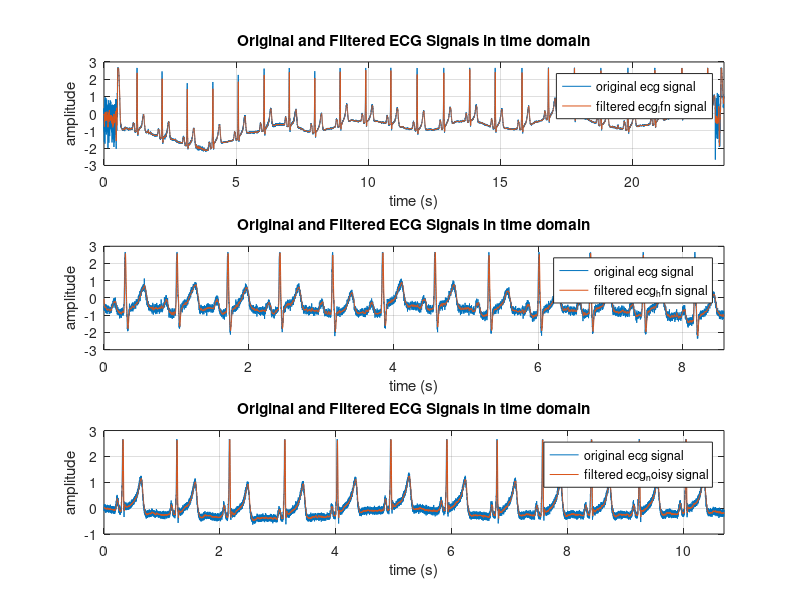
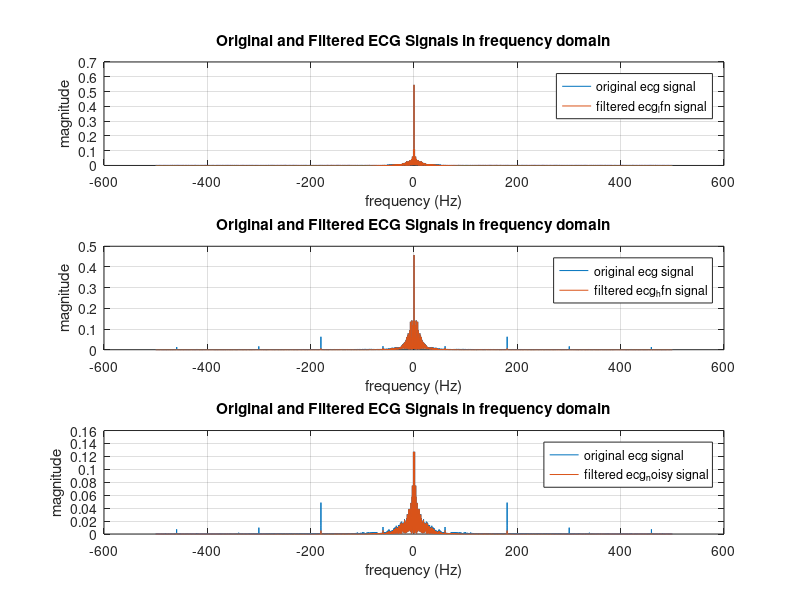
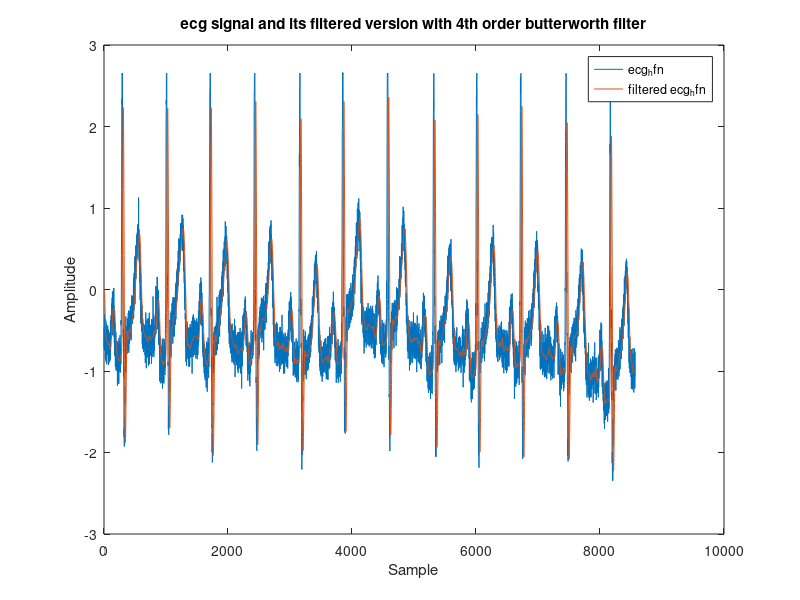
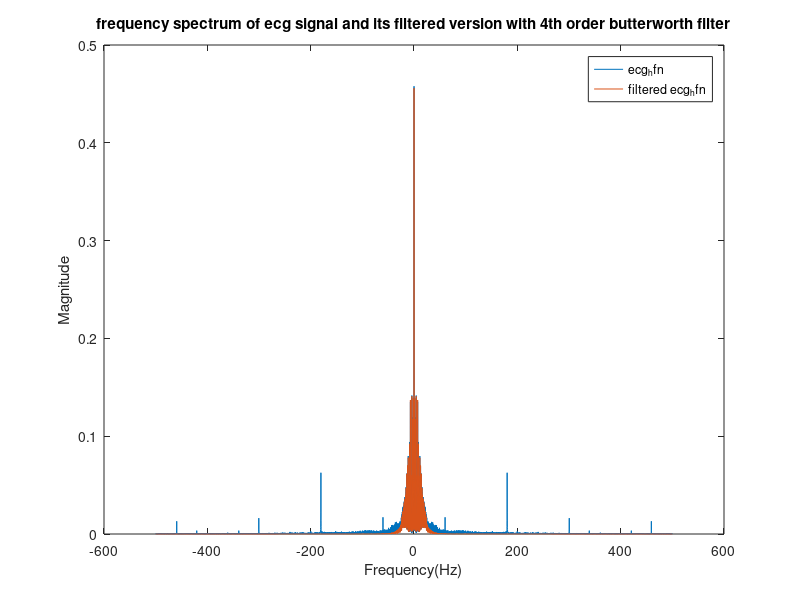

Write MATLAB code to recreate these figures, in order. (Note: this script raises an error after producing the figures.)
clc, clear, close all;
load('ecg_1.mat')
load('ecg_2.mat')
load('ecg_3.mat')

%FIR
% Applying a 10-point moving average filter
%% time domain
size_window = 10; % Defined window size of the filter
nom = ones(1,size_window); % nominator coefficient of the filter
denom = size_window; % denominator coefficient of the filter
ecg_lfn_filtered = filter(nom, denom, ecg_lfn);
ecg_hfn_filtered = filter(nom, denom, ecg_hfn);
ecg_noisy_filtered = filter(nom, denom, ecg_noisy);
N_lfn = length(ecg_lfn);
N_hfn = length(ecg_hfn);
N_noisy = length(ecg_noisy);
Fs = 1000; % sample frequency
Ts = 1/Fs;
t_lfn = 0:Ts:(N_lfn-1)*Ts;
t_hfn = 0:Ts:(N_hfn-1)*Ts;
t_noisy = 0:Ts:(N_noisy-1)*Ts;

figure;
subplot(311)
plot(t_lfn, ecg_lfn);
hold on;
plot(t_lfn, ecg_lfn_filtered);
grid on;
xlabel("time (s)");
ylabel("amplitude");
title('Original and Filtered ECG Signals in time domain');
legend("original ecg signal","filtered ecg_lfn signal");
xlim([0 N_lfn*Ts]);

subplot(312)
plot(t_hfn, ecg_hfn);
hold on;
plot(t_hfn, ecg_hfn_filtered);
grid on;
xlabel("time (s)");
ylabel("amplitude");
title('Original and Filtered ECG Signals in time domain');
legend("original ecg signal","filtered ecg_hfn signal");
xlim([0 N_hfn*Ts]);

subplot(313)
plot(t_noisy, ecg_noisy);
hold on;
plot(t_noisy, ecg_noisy_filtered);
grid on;
xlabel("time (s)");
ylabel("amplitude");
title('Original and Filtered ECG Signals in time domain');
legend("original ecg signal","filtered ecg_noisy signal");
xlim([0 N_noisy*Ts]);
%% frequency domain
ecg_lfn_freq = abs(fftshift(fft(ecg_lfn,N_lfn)))/N_lfn;
ecg_lfn_filtered_freq = abs(fftshift(fft(ecg_lfn_filtered,N_lfn)))/N_lfn;
f_lfn = linspace(-Fs/2,Fs/2,N_lfn);

ecg_hfn_freq = abs(fftshift(fft(ecg_hfn,N_hfn)))/N_hfn;
ecg_hfn_filtered_freq = abs(fftshift(fft(ecg_hfn_filtered,N_hfn)))/N_hfn;
f_hfn = linspace(-Fs/2,Fs/2,N_hfn);

ecg_noisy_freq = abs(fftshift(fft(ecg_noisy,N_noisy)))/N_noisy;
ecg_noisy_filtered_freq = abs(fftshift(fft(ecg_noisy_filtered,N_noisy)))/N_noisy;
f_noisy = linspace(-Fs/2,Fs/2,N_noisy);

figure;
subplot(311)
plot(f_lfn, ecg_lfn_freq);
hold on;
plot(f_lfn, ecg_lfn_filtered_freq);
grid on;
xlabel("frequency (Hz)");
ylabel("magnitude");
title('Original and Filtered ECG Signals in frequency domain');
legend("original ecg signal","filtered ecg_lfn signal");

subplot(312)
plot(f_hfn, ecg_hfn_freq);
hold on;
plot(f_hfn, ecg_hfn_filtered_freq);
grid on;
xlabel("frequency (Hz)");
ylabel("magnitude");
title('Original and Filtered ECG Signals in frequency domain');
legend("original ecg signal","filtered ecg_hfn signal");

subplot(313)
plot(f_noisy, ecg_noisy_freq);
hold on;
plot(f_noisy, ecg_noisy_filtered_freq);
grid on;
xlabel("frequency (Hz)");
ylabel("magnitude");
title('Original and Filtered ECG Signals in frequency domain');
legend("original ecg signal","filtered ecg_noisy signal");

%% butterworth filter
Fs=1000;
Ts=1/Fs;
Fc=50/Fs; %cutoff freq/Fs for normalization. cutoff freq determined by observing freq spectrum of the ecg signal
N=4; %filter order
% by increasing order we get a sharper filter freq response supresses freqs above Fc better. 
% but increases phase shift and decreases amplitude more. it also requires more computational power so order of 4 is good enough
[b,a]=butter(N,Fc,"low");
ecg_butter_filtered=filter(b,a,ecg_hfn);

figure;
plot(ecg_hfn)
hold on
plot(ecg_butter_filtered)
title("ecg signal and its filtered version with 4th order butterworth filter")
xlabel("Sample");
ylabel("Amplitude");
legend("ecg_hfn","filtered ecg_hfn")

ecg_hfns=fftshift(abs(fft(ecg_hfn,length(ecg_hfn))/length(ecg_hfn)));
ecg_butter_filtereds=fftshift(abs(fft(ecg_butter_filtered,length(ecg_butter_filtered))/length(ecg_butter_filtered)));
f=linspace(-Fs/2,Fs/2,length(ecg_butter_filtered));
f=transpose(f);

figure;
plot(f,ecg_hfns)
hold on
plot(f,ecg_butter_filtereds)   
title("frequency spectrum of ecg signal and its filtered version with 4th order butterworth filter")
xlabel("Frequency(Hz)");
ylabel("Magnitude");
legend("ecg_hfn","filtered ecg_hfn")

%IIR 
% Chebyshev Filter (Type I and Type II)
%% Chebyshev Type I
Fs = 1000; % sample frequency
fc = 30; % cutoff frequency
filter_order = 5; % choosing filter order
fc_normalized = fc / (Fs/2); % normalized cutoff frequency
pb_ripple = 2; % ripple in passband
[nom_cheby1, denom_cheby1] = cheby1(filter_order, pb_ripple, fc_normalized, 'low'); % designing chebyshev type I filter
ecg_filtered_cheby1 = filter(nom_cheby1, denom_cheby1, ecg_lfn);
ecg_filtered_cheby2 = filter(nom_cheby1, denom_cheby1, ecg_hfn);
ecg_filtered_cheby3 = filter(nom_cheby1, denom_cheby1, ecg_noisy);
%% time domain
N_lfn = length(ecg_lfn);
N_hfn = length(ecg_hfn);
N_noisy = length(ecg_noisy);
Ts = 1/Fs;
t_lfn = 0:Ts:(N_lfn-1)*Ts;
t_hfn = 0:Ts:(N_hfn-1)*Ts;
t_noisy = 0:Ts:(N_noisy-1)*Ts;
figure;
subplot(311)
plot(t_lfn, ecg_lfn);
hold on;
plot(t_lfn, ecg_filtered_cheby1);
grid on;
xlabel("time (s)");
ylabel("amplitude");
title('Original and Filtered ECG Signal in time domain with Cheby (Type I) Approximation');
legend("original ecg_lfn signal","cheby (type I) filtered ecg signal");

subplot(312)
plot(t_hfn, ecg_hfn);
hold on;
plot(t_hfn, ecg_filtered_cheby2);
grid on;
xlabel("time (s)");
ylabel("amplitude");
title('Original and Filtered ECG Signal in time domain with Cheby (Type I) Approximation');
legend("original ecg_hfn signal","cheby (type I) filtered ecg signal");

subplot(313)
plot(t_noisy, ecg_noisy);
hold on;
plot(t_noisy, ecg_filtered_cheby3);
grid on;
xlabel("time (s)");
ylabel("amplitude");
title('Original and Filtered ECG Signal in time domain with Cheby (Type I) Approximation');
legend("original ecg_noisy signal","cheby (type I) filtered ecg signal");

%% frequency domain
ecg_lfn_freq = abs(fftshift(fft(ecg_lfn,N_lfn)))/N_lfn;
ecg_hfn_freq = abs(fftshift(fft(ecg_hfn,N_hfn)))/N_hfn;
ecg_noisy_freq = abs(fftshift(fft(ecg_noisy,N_noisy)))/N_noisy;

ecg_cheby1_filtered_freq1 = abs(fftshift(fft(ecg_filtered_cheby1,N_lfn)))/N_lfn;
f_lfn = linspace(-Fs/2,Fs/2,N_lfn);
ecg_cheby1_filtered_freq2 = abs(fftshift(fft(ecg_filtered_cheby2,N_hfn)))/N_hfn;
f_hfn = linspace(-Fs/2,Fs/2,N_hfn);
ecg_cheby1_filtered_freq3 = abs(fftshift(fft(ecg_filtered_cheby3,N_noisy)))/N_noisy;
f_noisy = linspace(-Fs/2,Fs/2,N_noisy);

figure;
subplot(311)
plot(f_lfn, ecg_lfn_freq);
hold on;
plot(f_lfn, ecg_cheby1_filtered_freq1);
grid on;
xlabel("frequency (Hz)");
ylabel("magnitude");
title('Original and Filtered ECG Signals in frequency domain with Cheby (Type I) Approximation');
legend("original ecg_lfn signal","cheby (type I) filtered ecg signal");

subplot(312)
plot(f_hfn, ecg_hfn_freq);
hold on;
plot(f_hfn, ecg_cheby1_filtered_freq2);
grid on;
xlabel("frequency (Hz)");
ylabel("magnitude");
title('Original and Filtered ECG Signals in frequency domain with Cheby (Type I) Approximation');
legend("original ecg_hfn signal","cheby (type I) filtered ecg signal");

subplot(313)
plot(f_noisy, ecg_noisy_freq);
hold on;
plot(f_noisy, ecg_cheby1_filtered_freq3);
grid on;
xlabel("frequency (Hz)");
ylabel("magnitude");
title('Original and Filtered ECG Signals in frequency domain with Cheby (Type I) Approximation');
legend("original ecg_noisy signal","cheby (type I) filtered ecg signal");
%% Chebyshev Type II
Fs = 1000; % sample frequency
fc = 30; % cutoff frequency
filter_order = 5; % choosing filter order
fc_normalized = fc / (Fs/2); % normalized cutoff frequency
sb_ripple = 20; % ripple in stopband (dB), adjust as needed
% designing chebyshev type II filter
[nom_cheby2, denom_cheby2] = cheby2(filter_order, sb_ripple, fc_normalized, 'low');

% filtering the signals
ecg_filtered_cheby2_1 = filter(nom_cheby2, denom_cheby2, ecg_lfn);
ecg_filtered_cheby2_2 = filter(nom_cheby2, denom_cheby2, ecg_hfn);
ecg_filtered_cheby2_3 = filter(nom_cheby2, denom_cheby2, ecg_noisy);
%% time domain
N_lfn = length(ecg_lfn);
N_hfn = length(ecg_hfn);
N_noisy = length(ecg_noisy);
Ts = 1/Fs;
t_lfn = 0:Ts:(N_lfn-1)*Ts;
t_hfn = 0:Ts:(N_hfn-1)*Ts;
t_noisy = 0:Ts:(N_noisy-1)*Ts;
figure;
subplot(311)
plot(t_lfn, ecg_lfn);
hold on;
plot(t_lfn, ecg_filtered_cheby2_1);
grid on;
xlabel("time (s)");
ylabel("amplitude");
title('Original and Filtered ECG Signal in time domain with Cheby (Type I) Approximation');
legend("original ecg_lfn signal","cheby (type I) filtered ecg signal");

subplot(312)
plot(t_hfn, ecg_hfn);
hold on;
plot(t_hfn, ecg_filtered_cheby2_2);
grid on;
xlabel("time (s)");
ylabel("amplitude");
title('Original and Filtered ECG Signal in time domain with Cheby (Type I) Approximation');
legend("original ecg_hfn signal","cheby (type I) filtered ecg signal");

subplot(313)
plot(t_noisy, ecg_noisy);
hold on;
plot(t_noisy, ecg_filtered_cheby2_3);
grid on;
xlabel("time (s)");
ylabel("amplitude");
title('Original and Filtered ECG Signal in time domain with Cheby (Type I) Approximation');
legend("original ecg_noisy signal","cheby (type I) filtered ecg signal");
%% frequency domain
ecg_lfn_freq = abs(fftshift(fft(ecg_lfn,N_lfn)))/N_lfn;
ecg_hfn_freq = abs(fftshift(fft(ecg_hfn,N_hfn)))/N_hfn;
ecg_noisy_freq = abs(fftshift(fft(ecg_noisy,N_noisy)))/N_noisy;

ecg_cheby2_filtered_freq1 = abs(fftshift(fft(ecg_filtered_cheby2_1,N_lfn)))/N_lfn;
f_lfn = linspace(-Fs/2,Fs/2,N_lfn);
ecg_cheby2_filtered_freq2 = abs(fftshift(fft(ecg_filtered_cheby2_2,N_hfn)))/N_hfn;
f_hfn = linspace(-Fs/2,Fs/2,N_hfn);
ecg_cheby2_filtered_freq3 = abs(fftshift(fft(ecg_filtered_cheby2_3,N_noisy)))/N_noisy;
f_noisy = linspace(-Fs/2,Fs/2,N_noisy);

figure;
subplot(311)
plot(f_lfn, ecg_lfn_freq);
hold on;
plot(f_lfn, ecg_cheby2_filtered_freq1);
grid on;
xlabel("frequency (Hz)");
ylabel("magnitude");
title('Original and Filtered ECG Signals in frequency domain with Cheby (Type II) Approximation');
legend("original ecg_lfn signal","cheby (type II) filtered ecg signal");

subplot(312)
plot(f_hfn, ecg_hfn_freq);
hold on;
plot(f_hfn, ecg_cheby2_filtered_freq2);
grid on;
xlabel("frequency (Hz)");
ylabel("magnitude");
title('Original and Filtered ECG Signals in frequency domain with Cheby (Type II) Approximation');
legend("original ecg_hfn signal","cheby (type II) filtered ecg signal");

subplot(313)
plot(f_noisy, ecg_noisy_freq);
hold on;
plot(f_noisy, ecg_cheby2_filtered_freq3);
grid on;
xlabel("frequency (Hz)");
ylabel("magnitude");
title('Original and Filtered ECG Signals in frequency domain with Cheby (Type II) Approximation');
legend("original ecg_noisy signal","cheby (type II) filtered ecg signal");



%% denoising with wavelet transform
waveletType = 'db4'; %sym4
noise_content=ecg_hfn-ecg_butter_filtered;
variance=var(noise_content);

%multilevel
level=5;
[c,l]=wavedec(ecg_hfn,level,waveletType);

j=1;
len=0;
for i=level:-1:1
    cD = detcoef(c,l, i); %detail coef in each level
    th=sqrt(2*variance*log(length(cD)))   
    cD = wthresh(cD, 's', th);
    len=len+l(j);
    c(len+1:len+length(cD))=cD;
    j=j+1;
end

denoised_ecg_wavelet=waverec(c,l,waveletType);
denoised_ecg_wavelet_s=fftshift(abs(fft(denoised_ecg_wavelet,length(denoised_ecg_wavelet))/length(denoised_ecg_wavelet)));


% Plot original and denoised ECG signal

figure;
plot(ecg_hfn);
title('Original ECG Signal');
xlabel('Sample Number');
ylabel('Amplitude');
hold on
plot(denoised_ecg_wavelet);
title('Denoised ECG Signal using Wavelet (db4) with Custom Thresholding');
xlabel('Sample Number');
ylabel('Amplitude');
legend("ecg","denoised")


%freq domain plots
figure;
plot(f,ecg_hfns)
hold on
plot(f,denoised_ecg_wavelet_s)    
title("frequency spectrum of ecg signal and its filtered version with wavelet")
xlabel("Frequency(Hz)");
ylabel("Magnitude");
legend("ecg_hfn","filtered ecg_hfn")

%% wiener filter
n_l = length(noise_content);
noise_power=sum(abs(noise_content).^2) /n_l;
N =10; 
ecg_hfnd=zeros(length(ecg_hfns),length(ecg_hfns));
ecg_hfnd(1:length(ecg_hfn))=ecg_hfn;
ecg_denoised_wiener = wiener2(ecg_hfnd, [1, N],noise_power)*2;
ecg_denoised_wiener=ecg_denoised_wiener(1:length(ecg_hfn),1);
ecg_denoised_wiener_s=fftshift(abs(fft(ecg_denoised_wiener,length(ecg_denoised_wiener))/length(ecg_denoised_wiener)));

% Plot the original and denoised signals for comparison
figure;
plot(ecg_hfn);
title('Original Noisy ECG Signal');
xlabel('Time');
ylabel('Amplitude');
hold on
plot(ecg_denoised_wiener);
title('Denoised ECG Signal using Wiener Filter');
xlabel('Time');
ylabel('Amplitude');
legend("ecg_hfn","filtered ecg_hfn")

figure;
plot(f,ecg_hfns)
hold on
plot(f,ecg_denoised_wiener_s)    
title("frequency spectrum of ecg signal and its filtered version with wiener")
xlabel("Frequency(Hz)");
ylabel("Magnitude");
legend("ecg_hfn","filtered ecg_hfn")


%% adaptive filter with lms(least mean square) algorithm
N = length(ecg_hfn);

% Parameters for LMS algorithm
mu = 0.0001; % Step size (learning rate)
M = 10;    % Order of the filter
w = zeros(M, 1); % Initial filter weights

% Initialize variables for storing the filtered signal
ecg_filtered = zeros(N, 1);

% Adaptive LMS filtering
for n = M:N
    % Input vector from the signal
    x = ecg_hfn(n:-1:n-M+1);
  
    % Output of the filter
    y = w' * x;
    
    % Error calculation (if the reference signal is available)
    % e = reference_signal(n) - y; 
    % For noise cancellation, this is usually the noisy signal itself
    e = ecg_hfn(n) - y; 
    
    % Update filter weights
    w = w + mu * e * x;
    
    % Store the output
    ecg_filtered(n) = y;
end

% Plot the original and filtered signals for comparison
figure;
plot(ecg_hfn);
title('Original Noisy ECG Signal');
xlabel('Time');
ylabel('Amplitude');
hold on
plot(ecg_filtered);
title('Denoised ECG Signal using Adaptive LMS Filter');
xlabel('Time');
ylabel('Amplitude');
legend("ecg_hfn","filtered ecg_hfn")
